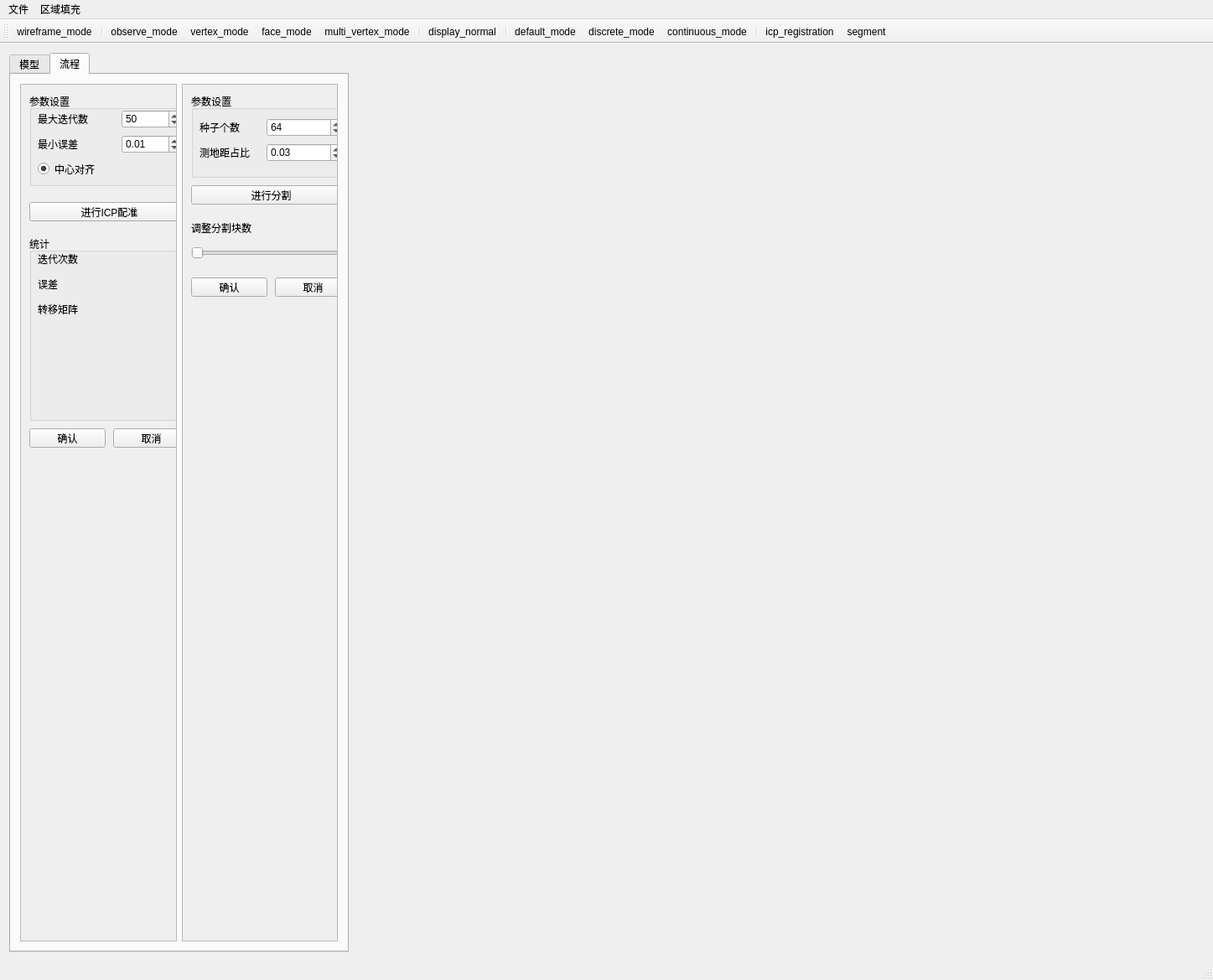
<?xml version="1.0" encoding="UTF-8"?>
<ui version="4.0">
 <class>MeshProcessingClass</class>
 <widget class="QMainWindow" name="MeshProcessingClass">
  <property name="geometry">
   <rect>
    <x>0</x>
    <y>0</y>
    <width>1447</width>
    <height>1169</height>
   </rect>
  </property>
  <property name="sizePolicy">
   <sizepolicy hsizetype="Preferred" vsizetype="Preferred">
    <horstretch>0</horstretch>
    <verstretch>0</verstretch>
   </sizepolicy>
  </property>
  <property name="windowTitle">
   <string>MeshProcessing</string>
  </property>
  <widget class="QWidget" name="centralWidget">
   <layout class="QHBoxLayout" name="horizontalLayout" stretch="2,5">
    <item>
     <widget class="QTabWidget" name="tab_widget">
      <property name="currentIndex">
       <number>1</number>
      </property>
      <widget class="QWidget" name="tab_model">
       <attribute name="title">
        <string>模型</string>
       </attribute>
       <layout class="QHBoxLayout" name="horizontalLayout_3">
        <item>
         <widget class="QListWidget" name="list_widget_model">
          <property name="selectionBehavior">
           <enum>QAbstractItemView::SelectItems</enum>
          </property>
         </widget>
        </item>
       </layout>
      </widget>
      <widget class="QWidget" name="tab_process">
       <attribute name="title">
        <string>流程</string>
       </attribute>
       <layout class="QHBoxLayout" name="horizontalLayout_2">
        <item>
         <widget class="QScrollArea" name="register_scroll_area">
          <property name="widgetResizable">
           <bool>true</bool>
          </property>
          <widget class="QWidget" name="scrollAreaWidgetContents">
           <property name="geometry">
            <rect>
             <x>0</x>
             <y>0</y>
             <width>183</width>
             <height>1004</height>
            </rect>
           </property>
           <widget class="QGroupBox" name="groupBox">
            <property name="geometry">
             <rect>
              <x>10</x>
              <y>10</y>
              <width>191</width>
              <height>111</height>
             </rect>
            </property>
            <property name="title">
             <string>参数设置</string>
            </property>
            <widget class="QLabel" name="label">
             <property name="geometry">
              <rect>
               <x>10</x>
               <y>50</y>
               <width>61</width>
               <height>21</height>
              </rect>
             </property>
             <property name="text">
              <string>最小误差</string>
             </property>
             <property name="alignment">
              <set>Qt::AlignLeading|Qt::AlignLeft|Qt::AlignVCenter</set>
             </property>
            </widget>
            <widget class="QDoubleSpinBox" name="min_error_double_spin_box">
             <property name="geometry">
              <rect>
               <x>110</x>
               <y>50</y>
               <width>71</width>
               <height>22</height>
              </rect>
             </property>
             <property name="singleStep">
              <double>0.010000000000000</double>
             </property>
             <property name="value">
              <double>0.010000000000000</double>
             </property>
            </widget>
            <widget class="QLabel" name="label_2">
             <property name="geometry">
              <rect>
               <x>10</x>
               <y>20</y>
               <width>61</width>
               <height>21</height>
              </rect>
             </property>
             <property name="text">
              <string>最大迭代数</string>
             </property>
             <property name="alignment">
              <set>Qt::AlignLeading|Qt::AlignLeft|Qt::AlignVCenter</set>
             </property>
            </widget>
            <widget class="QSpinBox" name="max_iter_spin_box">
             <property name="geometry">
              <rect>
               <x>110</x>
               <y>20</y>
               <width>71</width>
               <height>22</height>
              </rect>
             </property>
             <property name="maximum">
              <number>1000</number>
             </property>
             <property name="value">
              <number>50</number>
             </property>
            </widget>
            <widget class="QRadioButton" name="move_center_radio_button">
             <property name="geometry">
              <rect>
               <x>10</x>
               <y>80</y>
               <width>89</width>
               <height>21</height>
              </rect>
             </property>
             <property name="text">
              <string>中心对齐</string>
             </property>
             <property name="checked">
              <bool>true</bool>
             </property>
            </widget>
           </widget>
           <widget class="QPushButton" name="run_icp_button">
            <property name="geometry">
             <rect>
              <x>10</x>
              <y>140</y>
              <width>191</width>
              <height>23</height>
             </rect>
            </property>
            <property name="text">
             <string>进行ICP配准</string>
            </property>
           </widget>
           <widget class="QGroupBox" name="groupBox_2">
            <property name="geometry">
             <rect>
              <x>10</x>
              <y>180</y>
              <width>191</width>
              <height>221</height>
             </rect>
            </property>
            <property name="title">
             <string>统计</string>
            </property>
            <widget class="QLabel" name="label_3">
             <property name="geometry">
              <rect>
               <x>10</x>
               <y>20</y>
               <width>61</width>
               <height>16</height>
              </rect>
             </property>
             <property name="text">
              <string>迭代次数</string>
             </property>
            </widget>
            <widget class="QLabel" name="label_4">
             <property name="geometry">
              <rect>
               <x>10</x>
               <y>50</y>
               <width>61</width>
               <height>16</height>
              </rect>
             </property>
             <property name="text">
              <string>误差</string>
             </property>
            </widget>
            <widget class="QLabel" name="iter_num_label">
             <property name="geometry">
              <rect>
               <x>110</x>
               <y>20</y>
               <width>71</width>
               <height>16</height>
              </rect>
             </property>
             <property name="text">
              <string/>
             </property>
            </widget>
            <widget class="QLabel" name="error_label">
             <property name="geometry">
              <rect>
               <x>110</x>
               <y>50</y>
               <width>71</width>
               <height>16</height>
              </rect>
             </property>
             <property name="text">
              <string/>
             </property>
            </widget>
            <widget class="QLabel" name="label_5">
             <property name="geometry">
              <rect>
               <x>10</x>
               <y>80</y>
               <width>61</width>
               <height>16</height>
              </rect>
             </property>
             <property name="text">
              <string>转移矩阵</string>
             </property>
            </widget>
            <widget class="QLabel" name="matrix_label">
             <property name="geometry">
              <rect>
               <x>10</x>
               <y>100</y>
               <width>171</width>
               <height>121</height>
              </rect>
             </property>
             <property name="text">
              <string/>
             </property>
            </widget>
           </widget>
           <widget class="QPushButton" name="exit_icp_button">
            <property name="geometry">
             <rect>
              <x>10</x>
              <y>410</y>
              <width>91</width>
              <height>23</height>
             </rect>
            </property>
            <property name="text">
             <string>确认</string>
            </property>
           </widget>
           <widget class="QPushButton" name="cancel_icp_button">
            <property name="geometry">
             <rect>
              <x>110</x>
              <y>410</y>
              <width>91</width>
              <height>23</height>
             </rect>
            </property>
            <property name="text">
             <string>取消</string>
            </property>
           </widget>
          </widget>
         </widget>
        </item>
        <item>
         <widget class="QScrollArea" name="segment_scroll_area">
          <property name="widgetResizable">
           <bool>true</bool>
          </property>
          <widget class="QWidget" name="scrollAreaWidgetContents_2">
           <property name="geometry">
            <rect>
             <x>0</x>
             <y>0</y>
             <width>183</width>
             <height>1004</height>
            </rect>
           </property>
           <widget class="QGroupBox" name="groupBox_3">
            <property name="geometry">
             <rect>
              <x>10</x>
              <y>10</y>
              <width>191</width>
              <height>101</height>
             </rect>
            </property>
            <property name="title">
             <string>参数设置</string>
            </property>
            <widget class="QLabel" name="label_6">
             <property name="geometry">
              <rect>
               <x>10</x>
               <y>30</y>
               <width>54</width>
               <height>21</height>
              </rect>
             </property>
             <property name="text">
              <string>种子个数</string>
             </property>
            </widget>
            <widget class="QSpinBox" name="seed_num_spin_box">
             <property name="geometry">
              <rect>
               <x>90</x>
               <y>30</y>
               <width>91</width>
               <height>22</height>
              </rect>
             </property>
             <property name="minimum">
              <number>2</number>
             </property>
             <property name="maximum">
              <number>10000</number>
             </property>
             <property name="value">
              <number>64</number>
             </property>
            </widget>
            <widget class="QLabel" name="label_7">
             <property name="geometry">
              <rect>
               <x>10</x>
               <y>60</y>
               <width>71</width>
               <height>21</height>
              </rect>
             </property>
             <property name="text">
              <string>测地距占比</string>
             </property>
            </widget>
            <widget class="QDoubleSpinBox" name="phy_ratio_double_spin_box">
             <property name="geometry">
              <rect>
               <x>90</x>
               <y>60</y>
               <width>91</width>
               <height>22</height>
              </rect>
             </property>
             <property name="maximum">
              <double>1.000000000000000</double>
             </property>
             <property name="value">
              <double>0.030000000000000</double>
             </property>
            </widget>
           </widget>
           <widget class="QPushButton" name="run_segment_button">
            <property name="geometry">
             <rect>
              <x>10</x>
              <y>120</y>
              <width>191</width>
              <height>23</height>
             </rect>
            </property>
            <property name="styleSheet">
             <string notr="true"/>
            </property>
            <property name="text">
             <string>进行分割</string>
            </property>
           </widget>
           <widget class="QPushButton" name="exit_segment_button">
            <property name="geometry">
             <rect>
              <x>10</x>
              <y>230</y>
              <width>91</width>
              <height>23</height>
             </rect>
            </property>
            <property name="text">
             <string>确认</string>
            </property>
           </widget>
           <widget class="QPushButton" name="cancel_segment_button">
            <property name="geometry">
             <rect>
              <x>110</x>
              <y>230</y>
              <width>91</width>
              <height>23</height>
             </rect>
            </property>
            <property name="text">
             <string>取消</string>
            </property>
           </widget>
           <widget class="QSlider" name="cluster_num_slider">
            <property name="geometry">
             <rect>
              <x>10</x>
              <y>190</y>
              <width>191</width>
              <height>22</height>
             </rect>
            </property>
            <property name="orientation">
             <enum>Qt::Horizontal</enum>
            </property>
           </widget>
           <widget class="QLabel" name="label_8">
            <property name="geometry">
             <rect>
              <x>10</x>
              <y>160</y>
              <width>101</width>
              <height>21</height>
             </rect>
            </property>
            <property name="text">
             <string>调整分割块数</string>
            </property>
           </widget>
          </widget>
         </widget>
        </item>
       </layout>
      </widget>
     </widget>
    </item>
    <item>
     <widget class="VTKWidget" name="vtk_widget" native="true">
      <layout class="QVBoxLayout" name="verticalLayout">
       <item>
        <spacer name="verticalSpacer">
         <property name="orientation">
          <enum>Qt::Vertical</enum>
         </property>
         <property name="sizeHint" stdset="0">
          <size>
           <width>20</width>
           <height>1007</height>
          </size>
         </property>
        </spacer>
       </item>
       <item>
        <widget class="QLabel" name="property_label">
         <property name="text">
          <string/>
         </property>
        </widget>
       </item>
      </layout>
     </widget>
    </item>
   </layout>
  </widget>
  <widget class="QMenuBar" name="menuBar">
   <property name="geometry">
    <rect>
     <x>0</x>
     <y>0</y>
     <width>1447</width>
     <height>26</height>
    </rect>
   </property>
   <widget class="QMenu" name="menu">
    <property name="title">
     <string>文件</string>
    </property>
    <addaction name="open_file_action"/>
    <addaction name="read_color_table_action"/>
    <addaction name="write_color_table_action"/>
   </widget>
   <widget class="QMenu" name="menu_2">
    <property name="title">
     <string>区域填充</string>
    </property>
    <addaction name="fill_region_three_vertices_action"/>
    <addaction name="fill_region_two_vertices_action"/>
   </widget>
   <addaction name="menu"/>
   <addaction name="menu_2"/>
  </widget>
  <widget class="QToolBar" name="mainToolBar">
   <attribute name="toolBarArea">
    <enum>TopToolBarArea</enum>
   </attribute>
   <attribute name="toolBarBreak">
    <bool>false</bool>
   </attribute>
   <addaction name="wireframe_mode_action"/>
   <addaction name="separator"/>
   <addaction name="observe_mode_action"/>
   <addaction name="vertex_mode_action"/>
   <addaction name="face_mode_action"/>
   <addaction name="multi_vertex_mode_action"/>
   <addaction name="separator"/>
   <addaction name="display_normal_action"/>
   <addaction name="separator"/>
   <addaction name="default_mode_action"/>
   <addaction name="discrete_mode_action"/>
   <addaction name="continuous_mode_action"/>
   <addaction name="separator"/>
   <addaction name="icp_registraion_action"/>
   <addaction name="segment_action"/>
  </widget>
  <widget class="QStatusBar" name="statusBar"/>
  <action name="open_file_action">
   <property name="text">
    <string>打开</string>
   </property>
  </action>
  <action name="actionsave">
   <property name="text">
    <string>保存</string>
   </property>
  </action>
  <action name="observe_mode_action">
   <property name="icon">
    <iconset>
     <normaloff>:/resources/observe_mode.png</normaloff>:/:/resources/observe_mode.png</iconset>
   </property>
   <property name="text">
    <string>observe_mode</string>
   </property>
   <property name="toolTip">
    <string>切换至观察模式</string>
   </property>
   <property name="shortcut">
    <string>F1</string>
   </property>
  </action>
  <action name="vertex_mode_action">
   <property name="icon">
    <iconset resource="../resources.qrc">
     <normaloff>:/resources/vertex_mode.png</normaloff>:/resources/vertex_mode.png</iconset>
   </property>
   <property name="text">
    <string>vertex_mode</string>
   </property>
   <property name="toolTip">
    <string>切换至点拾取模式</string>
   </property>
   <property name="shortcut">
    <string>F2</string>
   </property>
  </action>
  <action name="face_mode_action">
   <property name="icon">
    <iconset resource="../resources.qrc">
     <normaloff>:/resources/face_mode.png</normaloff>:/resources/face_mode.png</iconset>
   </property>
   <property name="text">
    <string>face_mode</string>
   </property>
   <property name="toolTip">
    <string>切换至面拾取模式</string>
   </property>
  </action>
  <action name="wireframe_mode_action">
   <property name="checkable">
    <bool>true</bool>
   </property>
   <property name="icon">
    <iconset resource="../resources.qrc">
     <normaloff>:/resources/wireframe_mode.png</normaloff>:/resources/wireframe_mode.png</iconset>
   </property>
   <property name="text">
    <string>wireframe_mode</string>
   </property>
   <property name="toolTip">
    <string>开启/关闭线框模式</string>
   </property>
  </action>
  <action name="display_normal_action">
   <property name="icon">
    <iconset resource="../resources.qrc">
     <normaloff>:/resources/display_normal.png</normaloff>:/resources/display_normal.png</iconset>
   </property>
   <property name="text">
    <string>display_normal</string>
   </property>
   <property name="toolTip">
    <string>显示选中面片的法向</string>
   </property>
  </action>
  <action name="read_color_table_action">
   <property name="text">
    <string>读入颜色表</string>
   </property>
  </action>
  <action name="default_mode_action">
   <property name="icon">
    <iconset resource="../resources.qrc">
     <normaloff>:/resources/default_mode.png</normaloff>:/resources/default_mode.png</iconset>
   </property>
   <property name="text">
    <string>default_mode</string>
   </property>
   <property name="toolTip">
    <string>默认显示模式</string>
   </property>
  </action>
  <action name="discrete_mode_action">
   <property name="icon">
    <iconset resource="../resources.qrc">
     <normaloff>:/resources/discrete_mode.png</normaloff>:/resources/discrete_mode.png</iconset>
   </property>
   <property name="text">
    <string>discrete_mode</string>
   </property>
   <property name="toolTip">
    <string>离散颜色显示模式</string>
   </property>
  </action>
  <action name="continuous_mode_action">
   <property name="icon">
    <iconset resource="../resources.qrc">
     <normaloff>:/resources/continuous_mode.png</normaloff>:/resources/continuous_mode.png</iconset>
   </property>
   <property name="text">
    <string>continuous_mode</string>
   </property>
   <property name="toolTip">
    <string>连续颜色显示模式</string>
   </property>
  </action>
  <action name="multi_vertex_mode_action">
   <property name="icon">
    <iconset resource="../resources.qrc">
     <normaloff>:/resources/multi_vertex_mode.png</normaloff>:/resources/multi_vertex_mode.png</iconset>
   </property>
   <property name="text">
    <string>multi_vertex_mode</string>
   </property>
   <property name="toolTip">
    <string>切换至多顶点拾取模式</string>
   </property>
  </action>
  <action name="fill_region_three_vertices_action">
   <property name="text">
    <string>模式一（三顶点）</string>
   </property>
  </action>
  <action name="fill_region_two_vertices_action">
   <property name="text">
    <string>模式二（双顶点）</string>
   </property>
  </action>
  <action name="icp_registraion_action">
   <property name="icon">
    <iconset resource="../resources.qrc">
     <normaloff>:/resources/icp.png</normaloff>:/resources/icp.png</iconset>
   </property>
   <property name="text">
    <string>icp_registration</string>
   </property>
   <property name="toolTip">
    <string>ICP配准</string>
   </property>
  </action>
  <action name="segment_action">
   <property name="icon">
    <iconset resource="../resources.qrc">
     <normaloff>:/resources/segment.png</normaloff>:/resources/segment.png</iconset>
   </property>
   <property name="text">
    <string>segment</string>
   </property>
  </action>
  <action name="write_color_table_action">
   <property name="text">
    <string>导出颜色表</string>
   </property>
  </action>
 </widget>
 <layoutdefault spacing="6" margin="11"/>
 <customwidgets>
  <customwidget>
   <class>VTKWidget</class>
   <extends>QWidget</extends>
   <header>vtk_widget.h</header>
   <container>1</container>
  </customwidget>
 </customwidgets>
 <resources>
  <include location="../resources.qrc"/>
 </resources>
 <connections/>
</ui>
